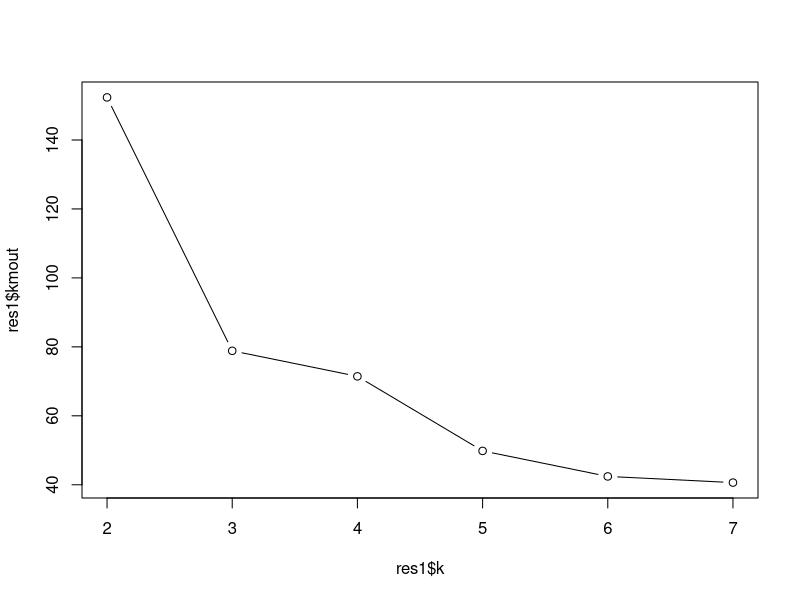
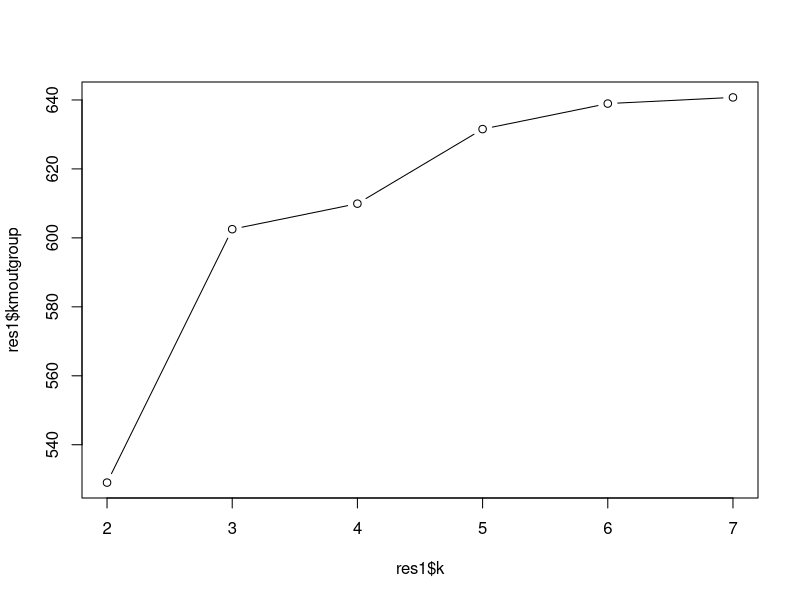
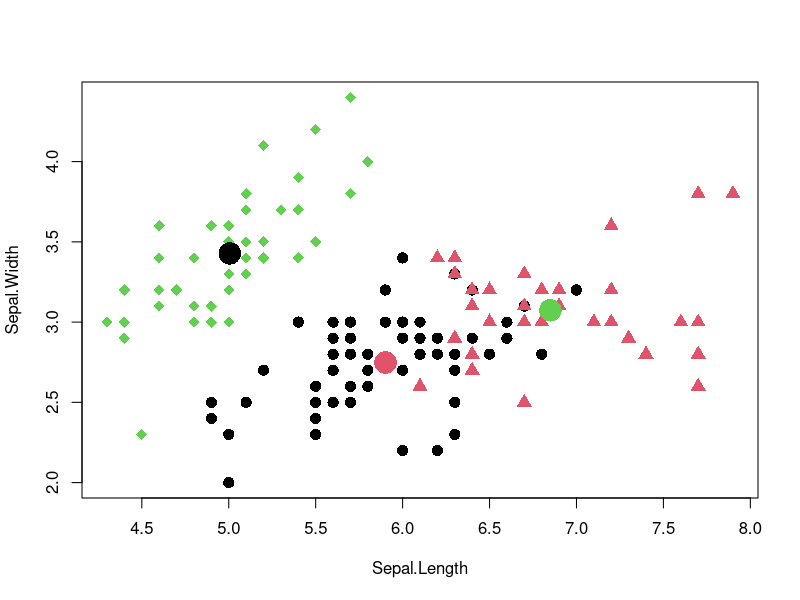
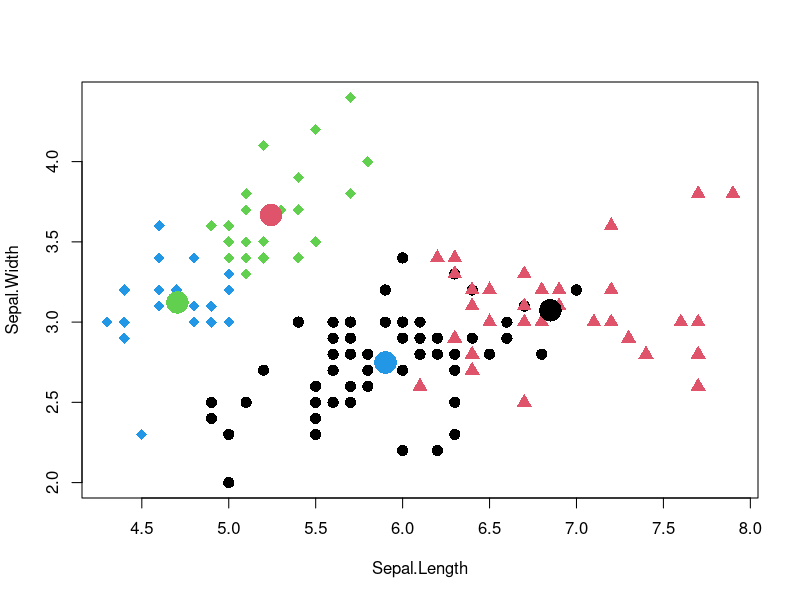
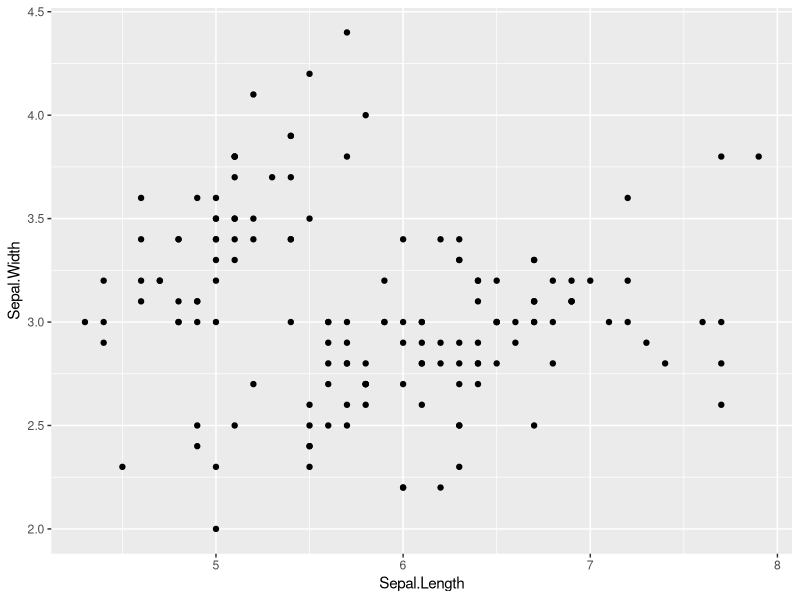
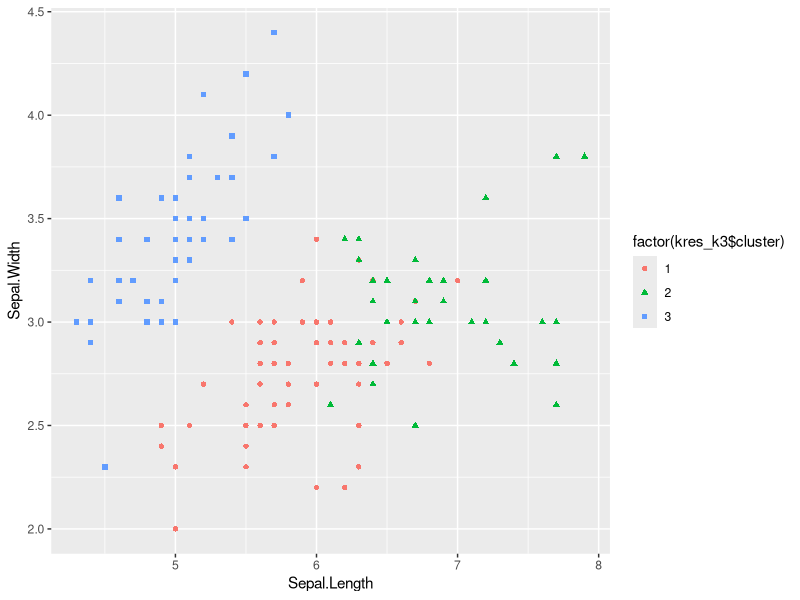

The R script that drew these images, in order:
dim(iris)
?kmeans
args(kmeans)
head(iris)
km <- kmeans(iris[,-5], 3)
km$totss
km$tot.withinss
km$withinss
km$betweenss
km$size

km_cnt <- c()
km_withness <- c()
km_beteen <- c()

for (i in 2:7) {
  set.seed(1)
  km_out <- kmeans(iris[,-5], i)
  km_cnt[i-1] <- i
  km_withness[i-1] <- km_out$tot.withinss
  km_beteen[i-1] <- km_out$betweenss
}
km_withness
km_beteen
km_cnt

res1 <- data.frame(k=km_cnt, kmout = km_withness, kmoutgroup = km_beteen)
res1

plot(res1$k, res1$kmout, type = "b")
plot(res1$k, res1$kmoutgroup, type = "b")

set.seed(1)
kres_k3 <- kmeans(iris[, -5], centers=3)
kres_k3$centers
kres_k3$cluster
table(kres_k3$cluster, iris$Species)

plot(iris[, 1:2], 
     col = kres_k3$cluster, 
     pch = ifelse(kres_k3$cluster == 1, 16, 
                  ifelse(kres_k3$cluster == 2, 17, 18)), 
     cex = 1.5)
points(kres_k3$centers, col = c(2, 3, 1), pch = 16, cex = 3)

set.seed(1)
kres_k4 <- kmeans(iris[, -5], centers=4)
kres_k4$centers
kres_k4$cluster
table(kres_k4$cluster, iris$Species)

plot(iris[, 1:2], 
     col = kres_k4$cluster, 
     pch = ifelse(kres_k4$cluster == 1, 16, 
                  ifelse(kres_k4$cluster == 2, 17, 18)), 
     cex = 1.5)
points(kres_k4$centers, col = c(4, 1, 2, 3), pch = 16, cex = 3)



library(ggplot2)
ggplot(iris, aes(Sepal.Length, Sepal.Width)) + geom_point()


ggplot(iris, aes(Sepal.Length, Sepal.Width, color = factor(kres_k3$cluster), 
                 shape = factor(kres_k3$cluster))) + geom_point()


#p <- ggplot(iris, aes(iris2$Sepal.Length, iris2$Sepal.Width, 
#                      shape=factor(kres_k3$cluster)))
#p + geom_point(aes(colour=factor(kres_k3$cluster)))

